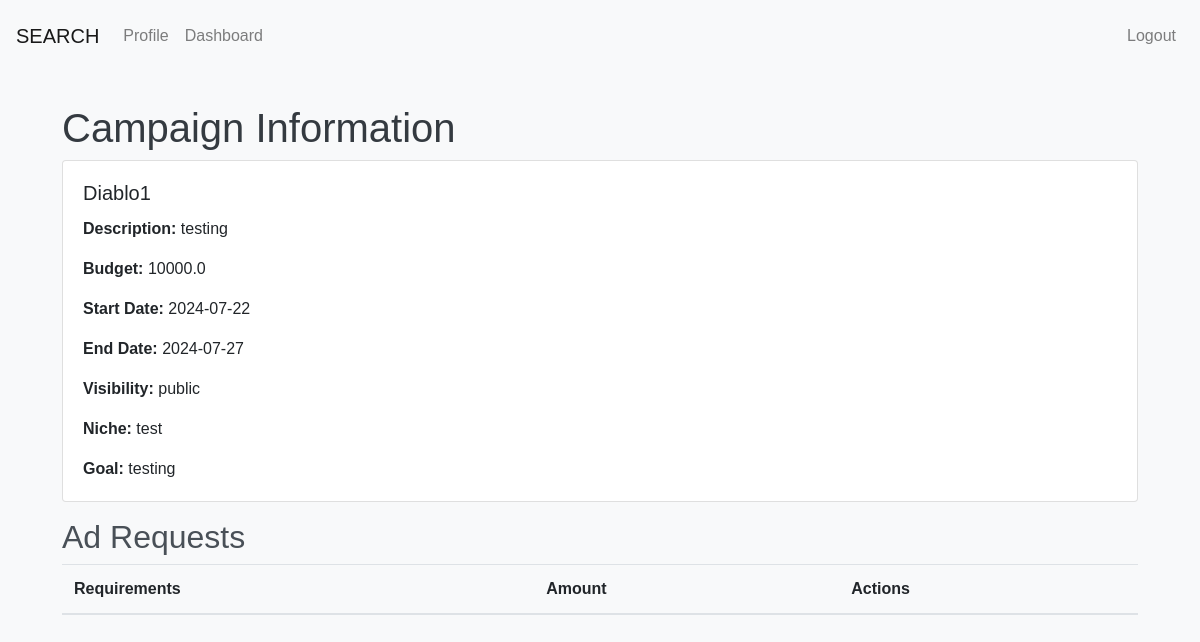
Page /campaign_info/1 (signed in) on the committed database.
### app.py (models this page shows)
class Campaign(db.Model):
    __tablename__ = 'campaigns'
    id = db.Column(db.Integer, primary_key=True, autoincrement=True)
    name = db.Column(db.String(100), nullable=False)
    description = db.Column(db.Text)
    start_date = db.Column(db.Date)
    end_date = db.Column(db.Date)
    budget = db.Column(db.Float)
    visibility = db.Column(db.String(50), nullable=False)
    goals = db.Column(db.Text)
    sponsor_id = db.Column(db.Integer, db.ForeignKey('users.id'), nullable=False)
    niche = db.Column(db.String(50), nullable=False)
    flagged = db.Column(db.Boolean, default=False)
    ad_requests = db.relationship('AdRequest', backref='campaign_ad', lazy=True)

### app.py (the view, shortened to what this page needs)
@app.route('/campaign_info/<int:campaign_id>', methods=['GET', 'POST'])
def campaign_info(campaign_id):
    user_id = session.get('user_id')
    if not user_id:
        flash('Please log in to access this page', 'danger')
        return redirect(url_for('login'))
    user = User.query.get(user_id)
    campaign = Campaign.query.get_or_404(campaign_id)
    ad_requests = db.session.query(AdRequest, Campaign).join(Campaign, AdRequest.campaign_id == Campaign.id).filter(Campaign.id == campaign_id).all()
    campaign_payments = {}
    for _, campaign in ad_requests:
        if campaign.id not in campaign_payments:
            campaign_payments[campaign.id] = 0
    for ad_req, campaign in ad_requests:
        campaign_payments[campaign.id] += ad_req.payment_amount
    processed_requests = []
    for ad_req, campaign in ad_requests:
        can_request = campaign_payments[campaign.id] <= campaign.budget
        ad_req.can_request = can_request
        processed_requests.append(ad_req)
    campaign.ad_requests = processed_requests
    return render_template('campaign_info.html',user=user, campaign=campaign)

### templates/campaign_info.html (shortened to what this page needs)
<!DOCTYPE html>
<html>
<head>
    <link rel="stylesheet" href="https://stackpath.bootstrapcdn.com/bootstrap/4.5.2/css/bootstrap.min.css">
    <link rel="stylesheet" href="{{ url_for('static', filename='style.css') }}">
</head>
<body>
    <header>
        <nav class="navbar navbar-expand-lg navbar-light bg-light">
            <a class="navbar-brand" href="#">SEARCH</a>
            <div class="collapse navbar-collapse" id="navbarNav">
                <ul class="navbar-nav">
                    {% if user %}
                        {% if user.role == 'influencer' %}
                            <li class="nav-item"><a class="nav-link" href="{{ url_for('influencer_profile') }}">Profile</a></li>
                            <li class="nav-item"><a class="nav-link" href="{{ url_for('influencer_dashboard') }}">Dashboard</a></li>
                        {% elif user.role == 'sponsor' %}
                            <li class="nav-item"><a class="nav-link" href="{{ url_for('sponsor_profile') }}">Profile</a></li>
                            <li class="nav-item"><a class="nav-link" href="{{ url_for('sponsor_dashboard') }}">Dashboard</a></li>
                        {% endif %}
                    {% endif %}
                </ul>
                <ul class="navbar-nav ml-auto">
                    {% if user %}
                        <li class="nav-item">
                            <a class="nav-link" href="{{ url_for('logout') }}">Logout</a>
                        </li>
                    {% endif %}
                </ul>
            </div>
        </nav>
    </header>
    <div class="container">
        <h1>Campaign Information</h1>
        {% if campaign %}
            <div class="card mb-3">
                <div class="card-body">
                    <h5 class="card-title">{{ campaign.name }}</h5>
                    <p class="card-text"><strong>Description:</strong> {{ campaign.description }}</p>
                    <p class="card-text"><strong>Budget:</strong> {{ campaign.budget }}</p>
                    <p class="card-text"><strong>Start Date:</strong> {{ campaign.start_date }}</p>
                    <p class="card-text"><strong>End Date:</strong> {{ campaign.end_date }}</p>
                    <p class="card-text"><strong>Visibility:</strong> {{ campaign.visibility }}</p>
                    <p class="card-text"><strong>Niche:</strong> {{ campaign.niche }}</p>
                    <p class="card-text"><strong>Goal:</strong> {{ campaign.goals }}</p>
                </div>
            </div>
            {% if campaign.visibility == 'public' and campaign.ad_requests %}
                <h2>Ad Requests</h2>
                <table class="table table-striped">
                    <thead>
                        <tr>
                            <th>Requirements</th>
                            <th>Amount</th>
                            <th>Actions</th>
                        </tr>
                    </thead>
                </table>
            {% endif %}
        {% else %}
            <p>No campaign found.</p>
        {% endif %}
    </div>
</body>
</html>

### static/style.css (style rules this page uses)
body { font-family: Arial, sans-serif; background-color: #f8f9fa; margin: 0; padding: 0; }
.navbar { display: flex; justify-content: space-between; align-items: center; background-color: #343a40; padding: 1rem; color: white; }
.container { padding: 2rem; }
h1 { font-size: 2.5rem; color: #343a40; }
h2 { font-size: 2rem; color: #495057; }

### rows in the picture
Campaign: name "Diablo1", description "testing", budget "10000.0", start_date "2024-07-22", end_date "2024-07-27", visibility "public", niche "test", goals "testing"
